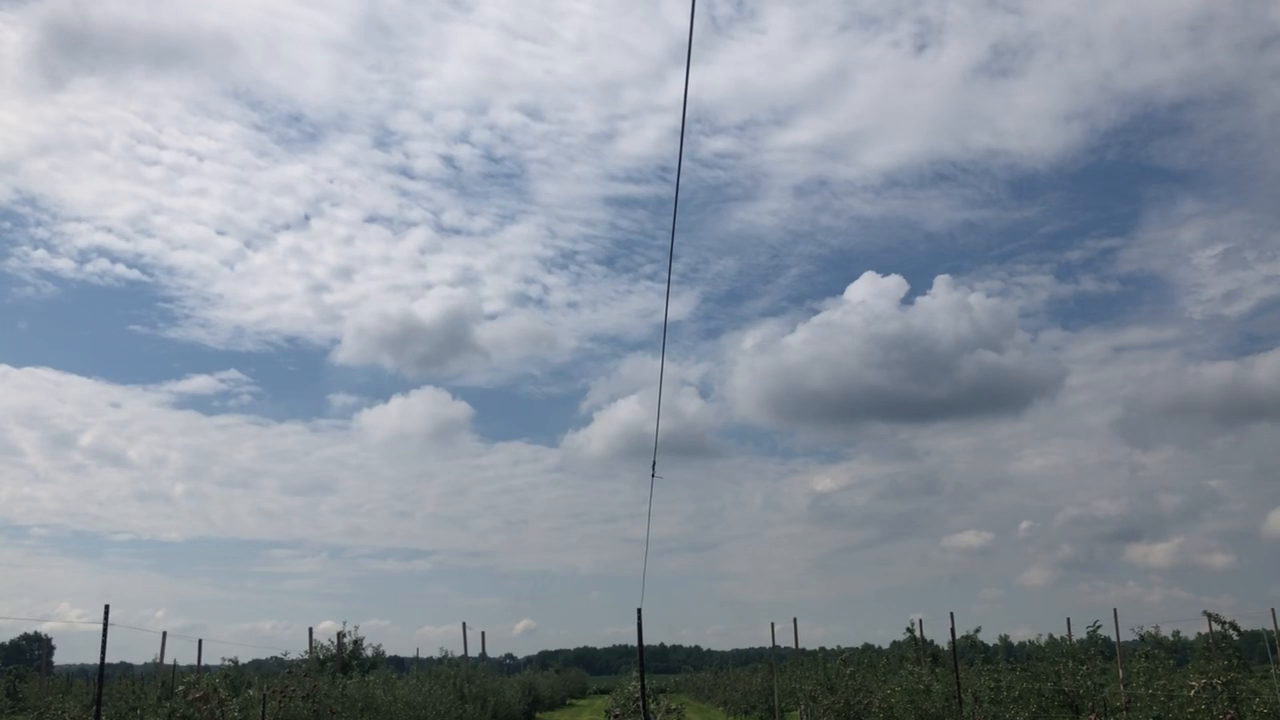
#> input picture frame 13 of Movement/test1.MOV, 1280 x 720 px
$ python main.py
#> lines starting #> are read from the running program, lines starting #| are printed output that depends on the picture; after the words box and inside, x2 and y2 are one past the last pixel; in counts of white or black regions, pixels touching at a corner belong together
### cnn/full_code_cifartype/detection.py
import numpy as np
import time
import cv2 as cv
import matplotlib.pyplot as plt
import os
import shutil
import time
import convert
import recognition

START = 131
END = 231


def bgSubMOG2(cap):
    fgbg = cv.createBackgroundSubtractorMOG2(history=500, varThreshold=500, detectShadows=0)

    count = 1
    while (count<(END+1)):
        print(count)
        if count==START:
            start_time=time.time()

        ret, frame = cap.read()
#> frame is the input picture: shape (720, 1280, 3); mean B, G, R 159.4, 148.6, 139.7
        _, original = cap.read()
        _, test = cap.read()

        if ret is True:
            hsv = cv.cvtColor(frame, cv.COLOR_BGR2HSV)
#> hsv: shape (720, 1280, 3); mean H, S, V 103.1, 37.7, 160.3
        else:
            continue

        lower_red = np.array([90, 0, 200])
        upper_red = np.array([255, 255, 255])
        # mask = cv.inRange(hsv, lower_red, upper_red)
        fmask = cv.inRange(hsv, lower_red, upper_red)
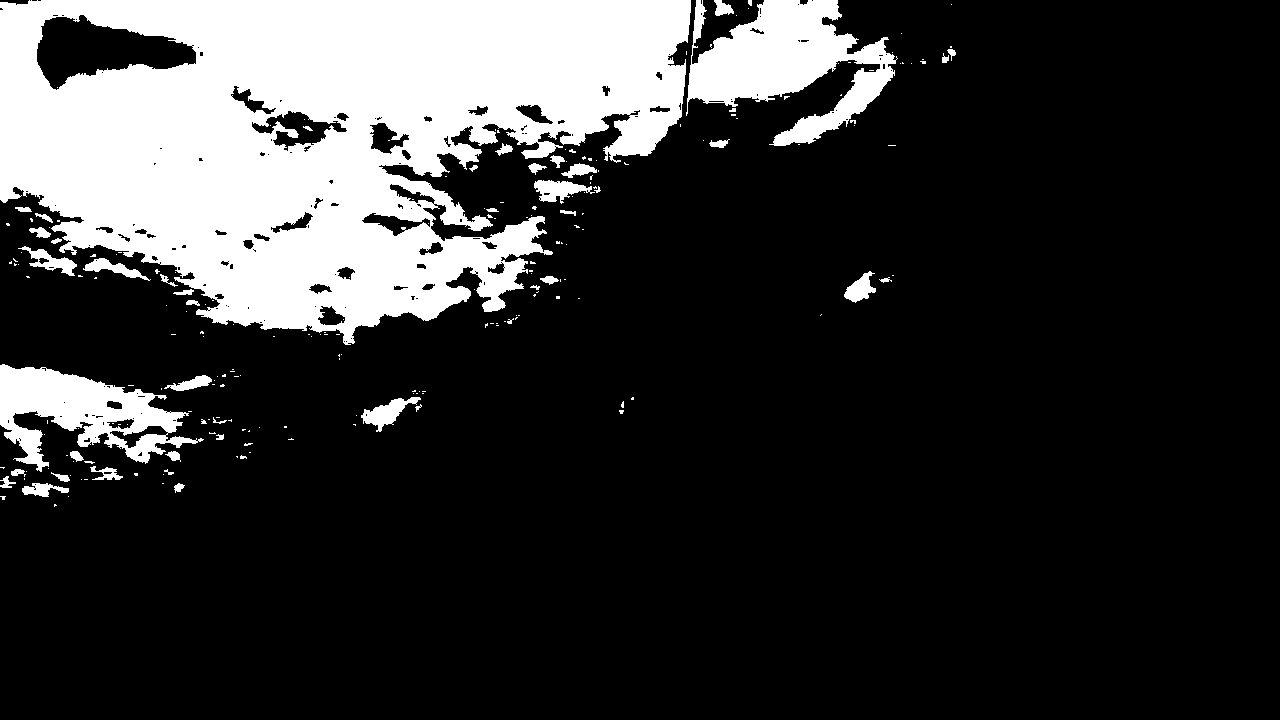
#> fmask: shape (720, 1280); 20.2% white; 224 white regions (176 under 20 px), largest, box (x1, y1, x2, y2) and area: (0, 0, 691, 345) 153302, (686, 0, 898, 146) 15289, (0, 364, 204, 472) 9920
        fmask = cv.medianBlur(fmask, 3)
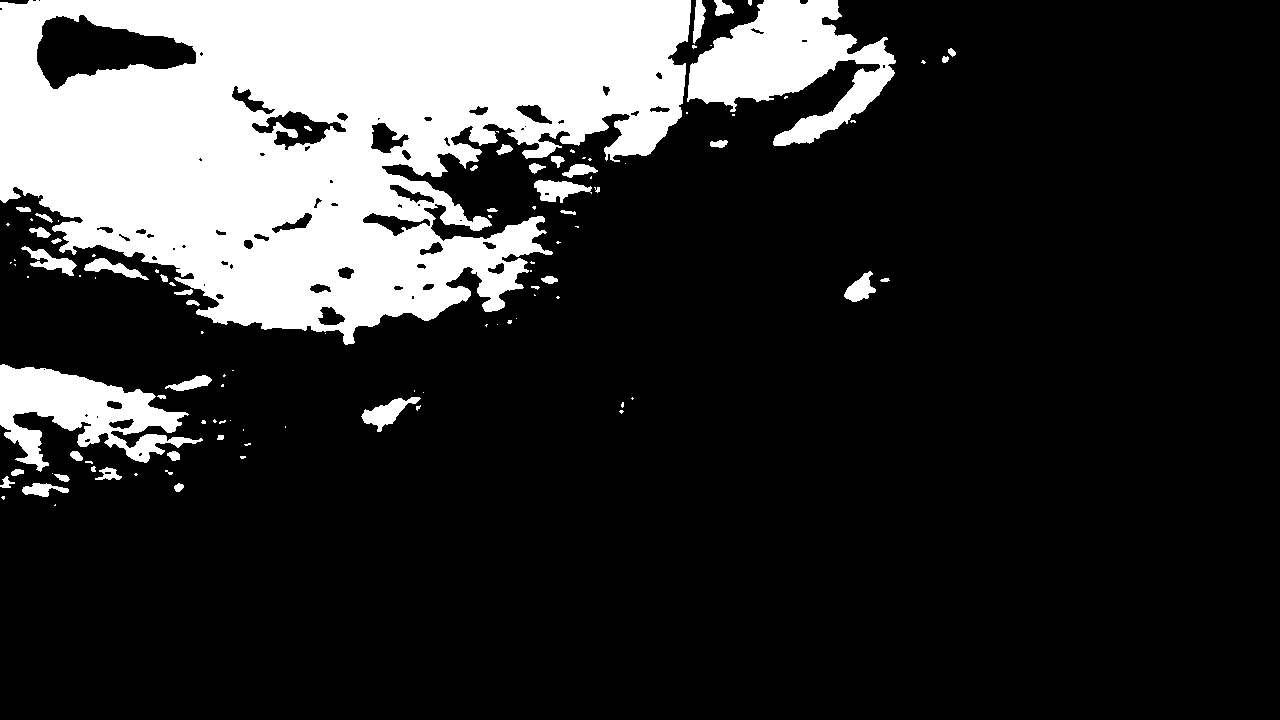
#> fmask: shape (720, 1280); 20.2% white; 107 white regions (62 under 20 px), largest, box (x1, y1, x2, y2) and area: (0, 0, 691, 345) 153592, (687, 0, 896, 146) 14978, (0, 364, 203, 472) 9931

        # res = cv.bitwise_and(frame, frame, mask=mask)
        fres = cv.bitwise_and(frame, frame, mask=fmask)
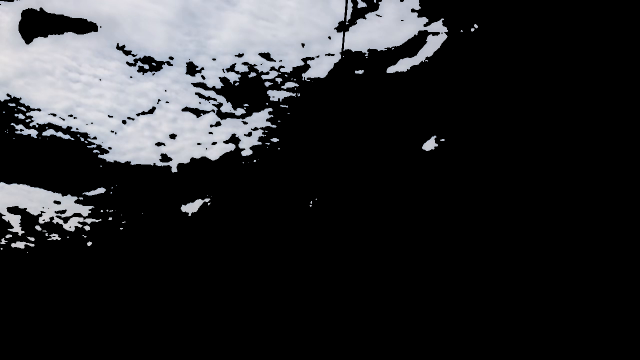
#> fres: shape (720, 1280, 3) (shown at 1/2 size); mean B, G, R 43, 40.9, 40.1

        # frame = cv.resize(frame, (640, 480), interpolation=cv.INTER_LINEAR)
        original = cv.resize(original, (640, 480), interpolation=cv.INTER_LINEAR)
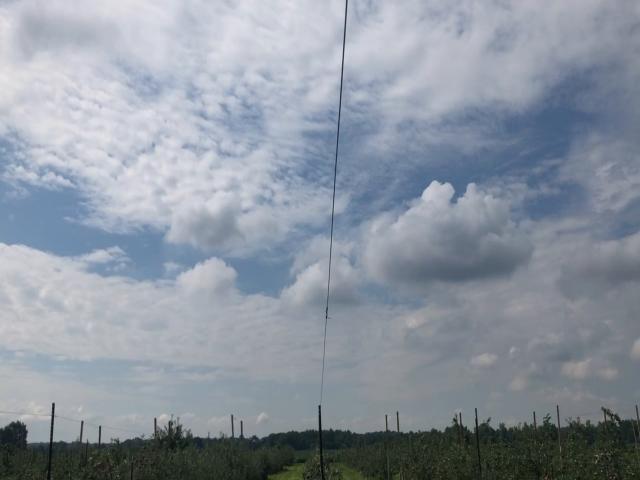
#> original: shape (480, 640, 3); mean B, G, R 159.4, 148.5, 139.7
        test = cv.resize(test, (640, 480), interpolation=cv.INTER_LINEAR)
#> test: shape (480, 640, 3)
        # mask = cv.resize(mask, (640, 480), interpolation=cv.INTER_LINEAR)
        # fmask = cv.resize(fmask, (640, 480), interpolation=cv.INTER_LINEAR)
        # res = cv.resize(res, (640, 480), interpolation=cv.INTER_LINEAR)
        fres = cv.resize(fres, (640, 480), interpolation=cv.INTER_LINEAR)
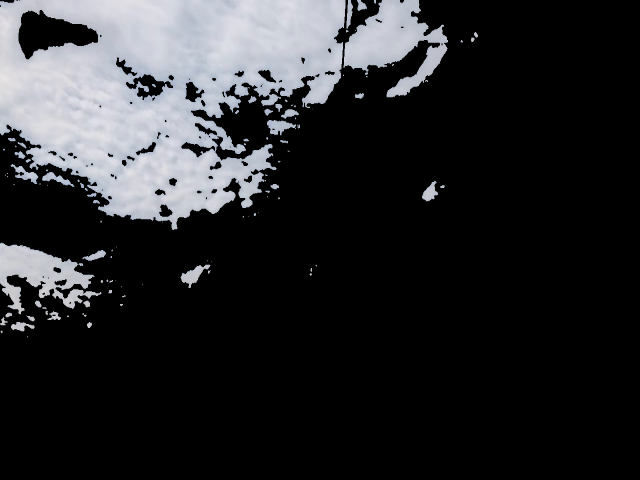
#> fres: shape (480, 640, 3); mean B, G, R 43, 40.9, 40.1

        # fgmaskres = fgbg.apply(res)
        # fgmaskfra = fgbg.apply(frame)
        fgmaskfres = fgbg.apply(fres)
#> fgmaskfres: shape (480, 640); every value is 255
        # fgmaskfres = cv.medianBlur(fgmaskres, 3)

        nlabels, labels, stats, centroids = cv.connectedComponentsWithStats(fgmaskfres)
#> labels: shape (480, 640) int32; every value is 1
#> nlabels = 2; stats = [[-1, 2147483647, 0, 0, 0], [0, 0, 640, 480, 307200]]; centroids = [[nan, nan], [319.5, 239.5]]
        str = 0
        if count >=START and count<END:
            if not (os.path.isdir("./data/ROIs/%s" % count)):
                os.makedirs(os.path.join("./data/ROIs/%s" % count))
        for index, centroid in enumerate(centroids):
            if stats[index][0] == 0 and stats[index][1] == 0:
                continue
            if np.any(np.isnan(centroid)):
                continue
            x, y, width, height, area = stats[index]
            centerX, centerY = int(centroid[0]), int(centroid[1])
            if area > 6:
                if count>= START and count <END:
                    if (x-20) > 0 and (y-20) > 0:
                        imgGrop = test[y - 20:y + height + 20, x - 20:x + width + 20]
                        resized_img = cv.resize(imgGrop, (72, 72))
                        cv.imwrite("./data/ROIs/%s/%d.jpg" % (count,str), resized_img)
                        #cv.imwrite("./test1/%d-%d.jpg" % (count, str), imgGrop)
                        str = str + 1
#> this loop made 2 passes
#> after the loop, str = 0

                # cv.circle(original, (centerX, centerY), 1, (0, 255, 0), 2)
                # cv.rectangle(original, (x, y), (x + width, y + height), (0, 0, 255))
        if count >=START and count<END:
            convert.convert_images(count) # convert images in frame directory to binary file
            recognition.evaluate(count, str) # count: # of frame,    str: # of ROIs in a frame
        if count==END:
            end_time=time.time()
        #shutil.rmtree('./test')
        #cv.imshow('frame_res', fgmaskres)  # Green deleted
        #cv.imshow('original', original)
        #print(count)
        count = count + 1
        #cv.imshow('frame_original', fgmaskfra) # BS original
        #cv.imshow('res',res)
        #cv.imshow('frame_filter', fgmaskfres) # Median filtered green deleted
        k = cv.waitKey(30) & 0xff
#> (key Esc is pressed here)
        if k == 27:
            break
#> (the run stopped early here; a loop or call above may not have finished)

$ run again, starting later in the video
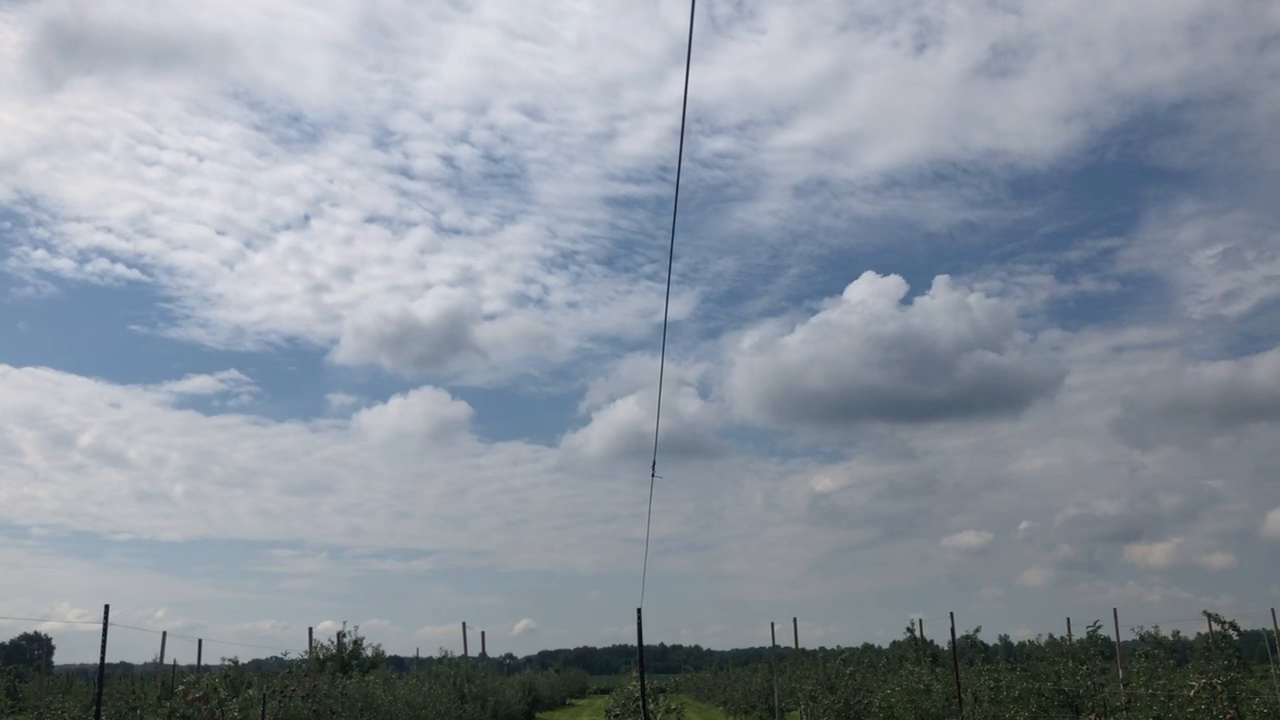
#> input picture frame 58 of Movement/test1.MOV, 1280 x 720 px
#> in bgSubMOG2, frame is the input picture: shape (720, 1280, 3); mean B, G, R 159.3, 148.5, 139.7
#> hsv: shape (720, 1280, 3); mean H, S, V 103.1, 37.8, 160.3
#> in bgSubMOG2, `fmask = cv.inRange(hsv, lower_red, upper_red)`:
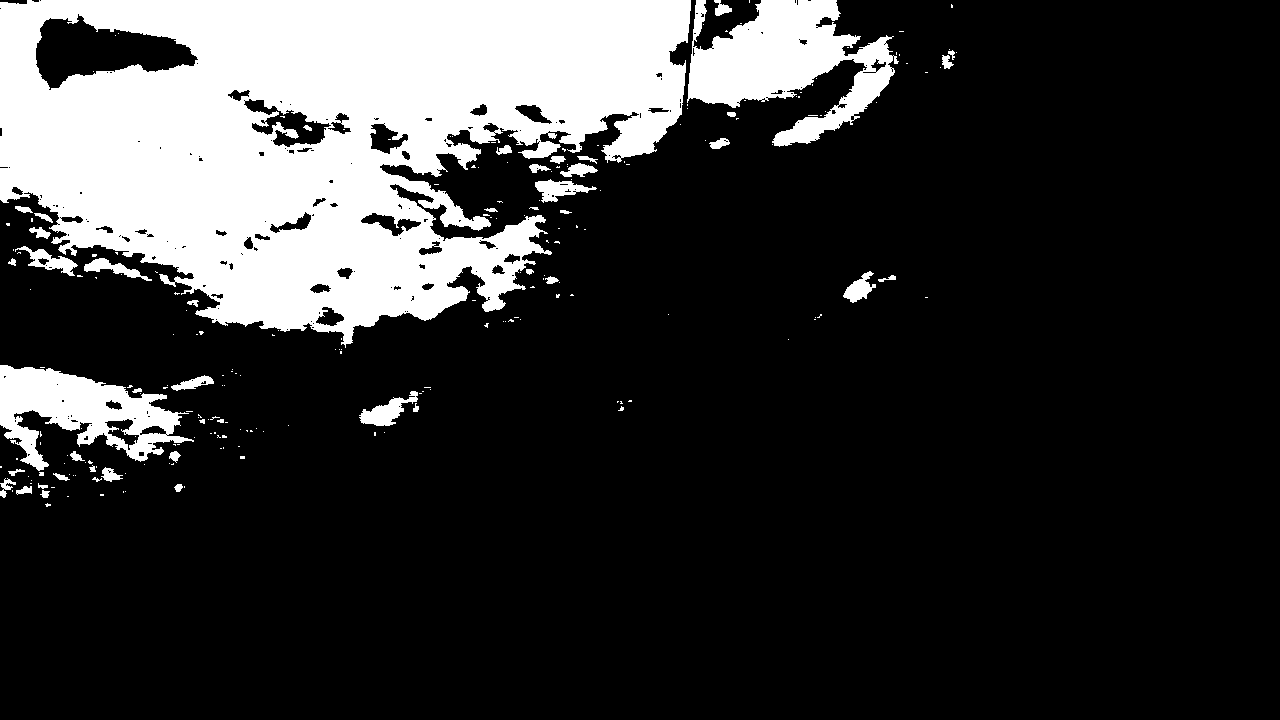
#> fmask: shape (720, 1280); 20.2% white; 229 white regions (182 under 20 px), largest, box (x1, y1, x2, y2) and area: (0, 0, 691, 348) 153610, (687, 0, 899, 147) 15598, (0, 365, 194, 471) 9667
#> original: shape (480, 640, 3)
#> test: shape (480, 640, 3)
#> in bgSubMOG2, `fres = cv.resize(fres, (640, 480), interpolation=cv.INTER_LINEAR)`:
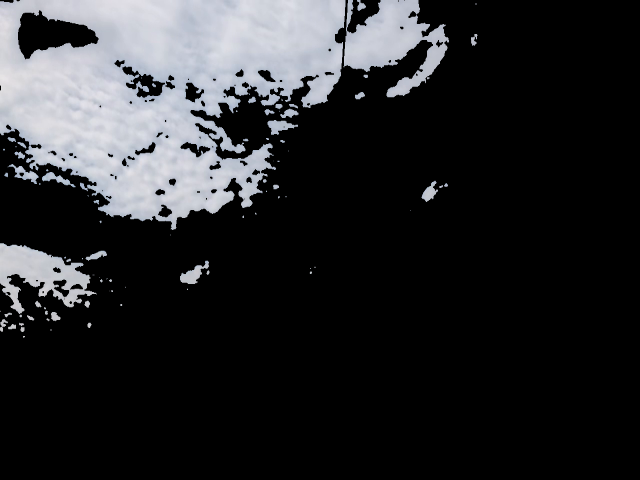
#> fres: shape (480, 640, 3); mean B, G, R 43, 40.9, 40.1
#> fgmaskfres: shape (480, 640); every value is 255
#> labels: shape (480, 640) int32; every value is 1
#> nlabels = 2; stats = [[-1, 2147483647, 0, 0, 0], [0, 0, 640, 480, 307200]]; centroids = [[nan, nan], [319.5, 239.5]]
#> the loop in bgSubMOG2, `for index, centroid in enumerate(centroids):` made 2 passes
#> after the loop in bgSubMOG2, `for index, centroid in enumerate(centroids):`: str = 0

$ run again, starting later in the video
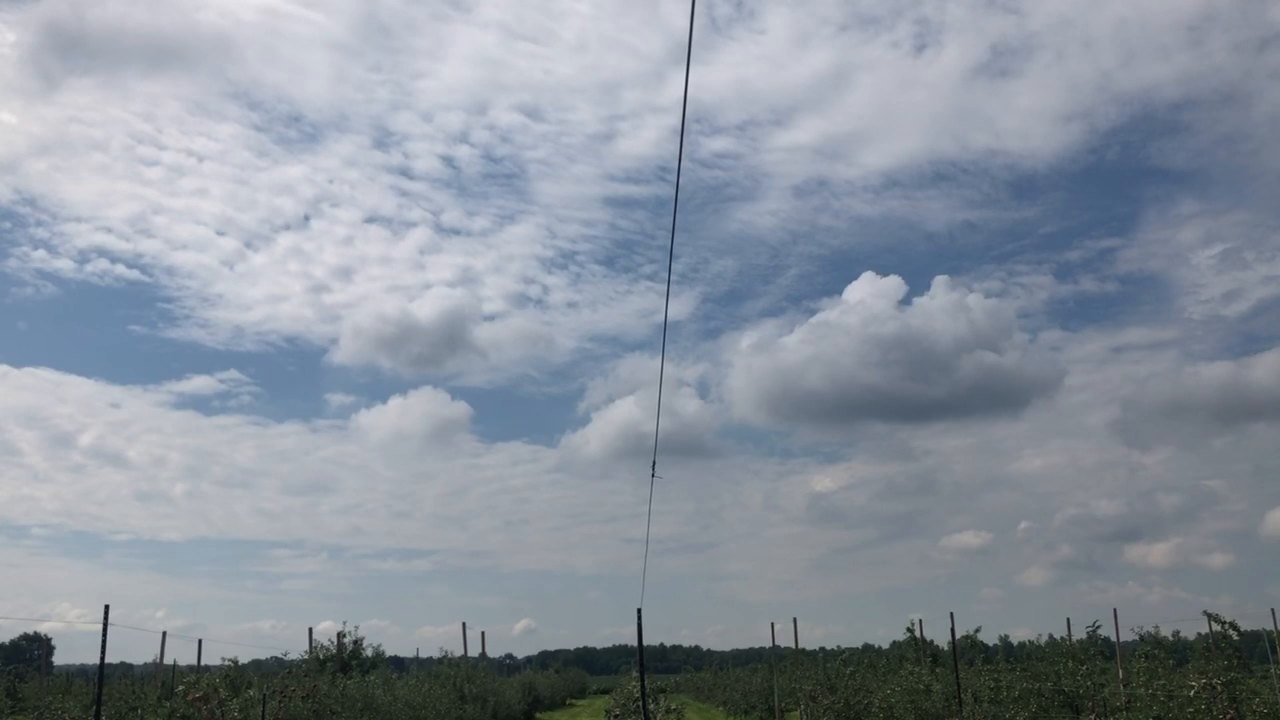
#> input picture frame 104 of Movement/test1.MOV, 1280 x 720 px
#> in bgSubMOG2, frame is the input picture: shape (720, 1280, 3); mean B, G, R 157.2, 146.4, 137.5
#> hsv: shape (720, 1280, 3); mean H, S, V 103.1, 38.3, 158.2
#> in bgSubMOG2, `fmask = cv.inRange(hsv, lower_red, upper_red)`:
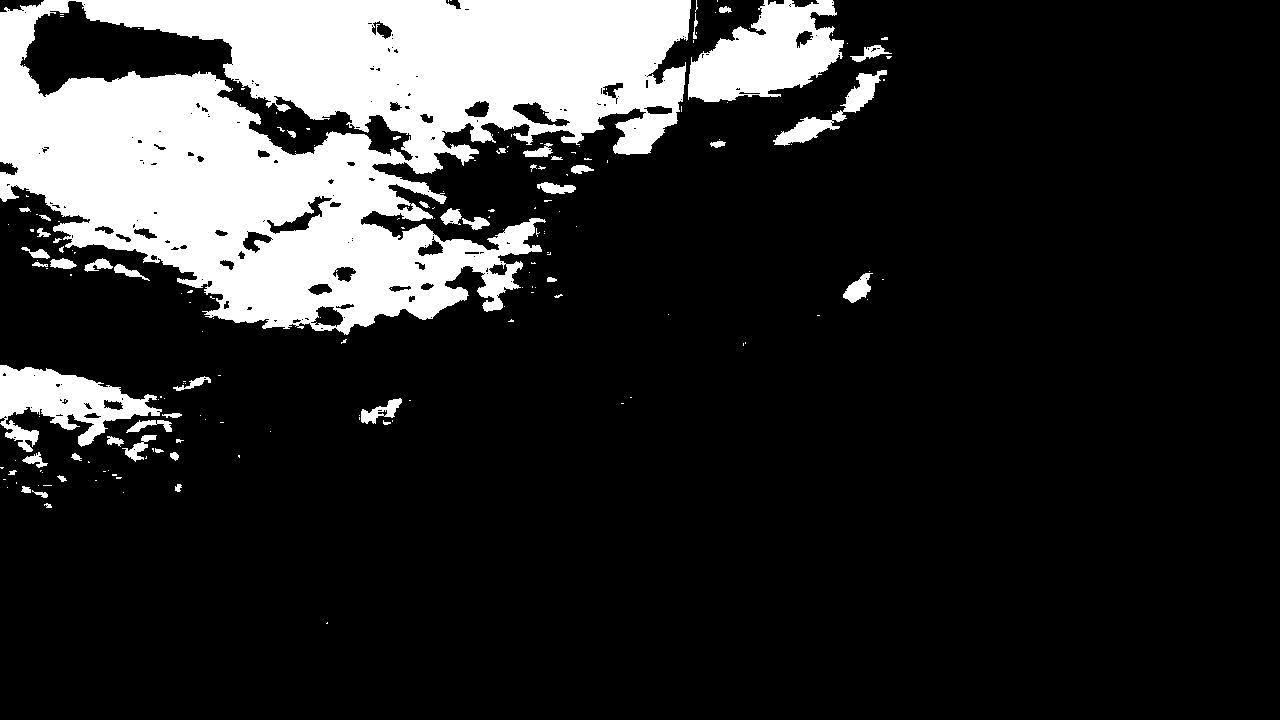
#> fmask: shape (720, 1280); 17.5% white; 184 white regions (135 under 20 px), largest, box (x1, y1, x2, y2) and area: (0, 0, 691, 335) 137757, (688, 0, 844, 102) 9698, (0, 365, 162, 452) 6626
#> original: shape (480, 640, 3)
#> test: shape (480, 640, 3)
#> in bgSubMOG2, `fres = cv.resize(fres, (640, 480), interpolation=cv.INTER_LINEAR)`:
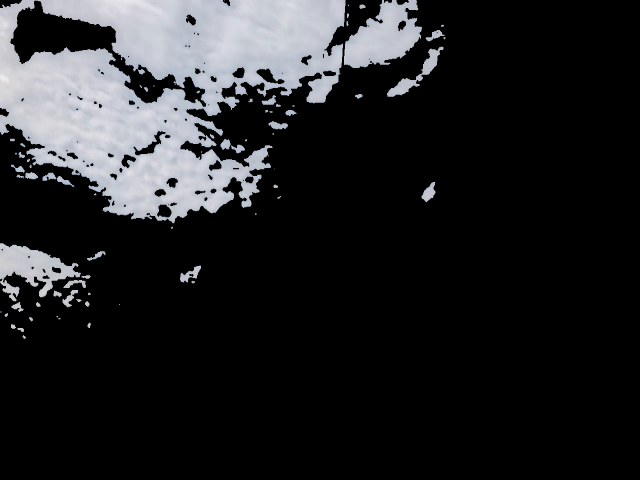
#> fres: shape (480, 640, 3); mean B, G, R 36.9, 35.1, 34.5
#> fgmaskfres: shape (480, 640); every value is 255
#> labels: shape (480, 640) int32; every value is 1
#> nlabels = 2; stats = [[-1, 2147483647, 0, 0, 0], [0, 0, 640, 480, 307200]]; centroids = [[nan, nan], [319.5, 239.5]]
#> the loop in bgSubMOG2, `for index, centroid in enumerate(centroids):` made 2 passes
#> after the loop in bgSubMOG2, `for index, centroid in enumerate(centroids):`: str = 0
